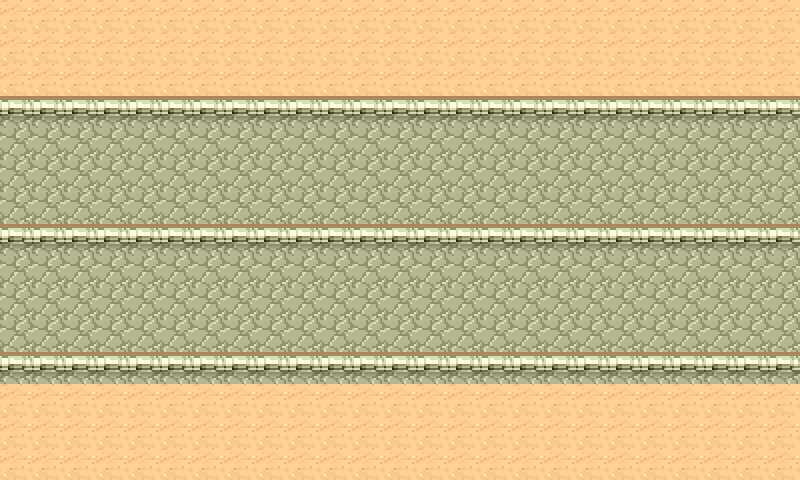

Below is a game level as drawn by its tile map, then a one-line description and the .tmx that defines it (tile-layer data replaced by summaries):
An orthogonal 25x15 tile map with 32x32 px tiles, 1 tile layer (地板) and 2 objects.

<map version="1.0" orientation="orthogonal" width="25" height="15" tilewidth="32" tileheight="32">
 <tileset firstgid="1" name="tmw_desert_spacing-hd" tilewidth="32" tileheight="32">
  <image source="tmw_desert_spacing-hd.png" width="530" height="398" />
 </tileset>
 <layer name="地板" width="25" height="15">
  <data>[375 cells, 375 non-empty, 3 distinct tile ids]</data>
 </layer>
 <objectgroup name="player1" width="25" height="15">
  <object x="30" y="288" width="33" height="31" />
 </objectgroup>
 <objectgroup name="player2" width="25" height="15">
  <object x="32" y="161" width="30" height="31" />
 </objectgroup>
</map>
